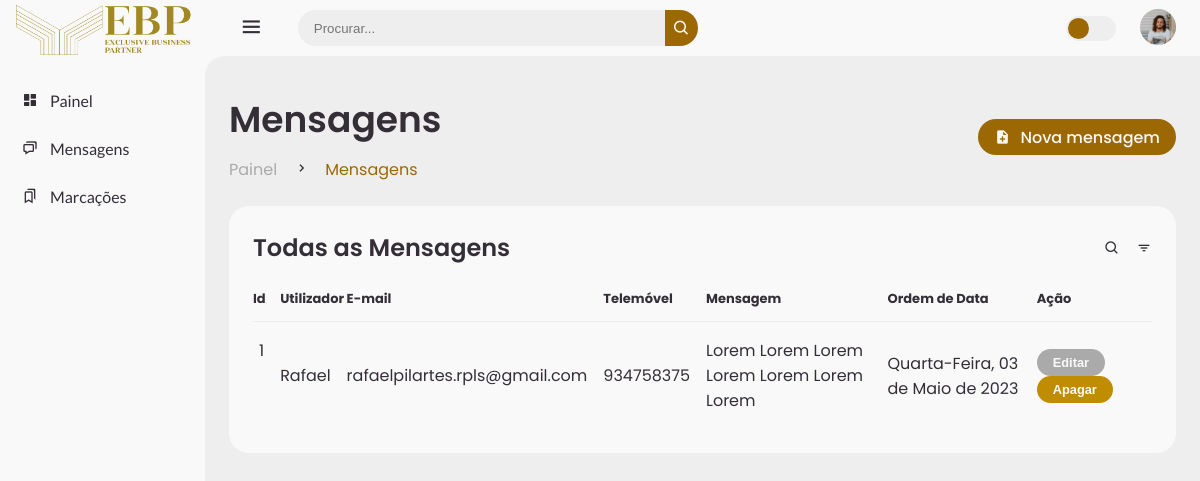
Screenshot of /admin/mensagens.php with the database file from the repository.
### tables this page shows
CREATE TABLE `messages_contact` (
  `id` int(11) NOT NULL,
  `name_user` varchar(255) NOT NULL,
  `email_user` varchar(355) NOT NULL,
  `numero` varchar(500) NOT NULL,
  `messages` varchar(1000) NOT NULL,
  `date_create` varchar(255) NOT NULL
);

### admin/mensagens.php (the view, shortened to what this page needs)
<?php
include "../database/conexao.php";
?>
<!DOCTYPE html>
<html lang="pt-br">
<head>
  <link href="https://unpkg.com/boxicons@2.0.9/css/boxicons.min.css" rel="stylesheet" />
  <link rel="stylesheet" href="src/css/style.css" />
</head>
<body>
  <section id="sidebar">
    <a href="index.php" class="brand">
      <img src="img/logo.png" style="width: 11rem" class="logo" alt="" />
    </a>
    <ul class="side-menu top">
      <li>
        <a href="index.php">
          <i class="bx bxs-dashboard"></i>
          <span class="text">Painel</span>
        </a>
      </li>
      <li>
        <a href="mensagens.php">
          <i class='bx bx-chat'></i>
          <span class="text">Mensagens</span>
        </a>
      </li>
      <li>
        <a href="marcacoes.php">
          <i class='bx bx-bookmarks'></i>
          <span class="text">Marcações</span>
        </a>
      </li>
    </ul>
  </section>
  <section id="content">
    <nav>
      <i class="bx bx-menu"></i>
      <form action="#">
        <div class="form-input">
          <input type="search" placeholder="Procurar..." />
          <button type="submit" class="search-btn">
            <i class="bx bx-search"></i>
          </button>
        </div>
      </form>
      <label for="switch-mode" class="switch-mode"></label>
      <a href="#" class="profile">
        <img src="img/people.png" />
      </a>
    </nav>
    <main>
      <div class="head-title">
        <div class="left">
          <h1>Mensagens</h1>
          <ul class="breadcrumb">
            <li>
              <a href="#">Painel</a>
            </li>
            <li><i class="bx bx-chevron-right"></i></li>
            <li>
              <a class="active" href="#">Mensagens</a>
            </li>
          </ul>
        </div>
        <button class="btn-download" data-toggle="modal" data-target="#createModal">
          <i class="bx bxs-file-plus"></i>
          <span class="text">Nova mensagem</span>
        </button>
      </div>
      <div class="table-data">
        <div class="order">
          <div class="head">
            <h3>Todas as Mensagens</h3>
            <i class="bx bx-search"></i>
            <i class="bx bx-filter"></i>
          </div>
          <table>
            <thead>
              <tr>
                <th>Id</th>
                <th>Utilizador</th>
                <th>E-mail</th>
                <th>Telemóvel</th>
                <th>Mensagem</th>
                <th>Ordem de Data</th>
                <th>Ação</th>
              </tr>
            </thead>
            <tbody>
              <?php
              $sql = "SELECT * FROM messages_contact";
              $result = $conn->query($sql);
              if ($result->num_rows > 0) {
                while ($row = $result->fetch_assoc()) {
                  echo "<tr>";
                  echo "<td>" . $row["id"] . "</td>";
                  echo "<td>" . $row["name_user"] . "</td>";
                  echo "<td>" . $row["email_user"] . "</td>";
                  echo "<td>" . $row["numero"] . "</td>";
                  echo "<td>" . $row["messages"] . "</td>";
                  echo "<td>" . $row["date_create"] . "</td>";
                  echo "<td>";
                  echo "<button class='status edite'>Editar</button>";
                  echo "<button class='status delete' onclick=\"excluirRegistro(" . $row["id"] . ")\">Apagar</button>";
                  echo "</td>";
                  echo "</tr>";
                }
              } else {
                echo "<tr><td colspan='3'>Nenhum registro encontrado.</td></tr>";
              }
              ?>
            </tbody>
          </table>
        </div>
      </div>
    </main>
  </section>
</body>
</html>

### rows the page displays
messages_contact: id "1", name_user "Rafael", email_user "rafaelpilartes.rpls@gmail.com", numero "934758375", messages "Lorem Lorem Lorem Lorem Lorem Lorem Lorem", date_create "Quarta-Feira, 03 de Maio de 2023"
